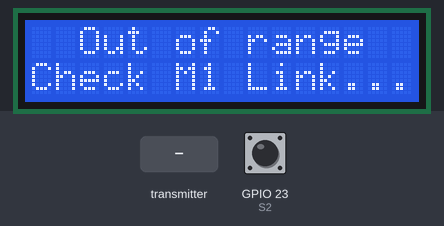
The sketch below on a simulated ESP32. Shown: 16×2 character LCD. The test bench sets the inputs (shaded band); at power-on: GPIO 23 (S2) HIGH.

Above: at 1.2 s.
1.3 s: the transmitter starts sending a = Fly_Armed
At 2.5 s:
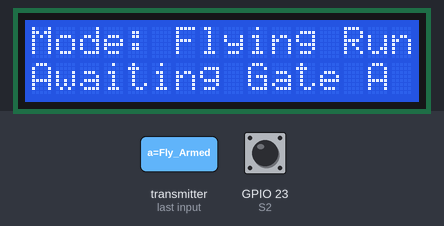
2.8 s: the transmitter starts sending a = Reset_Fly
At 3.5 s:
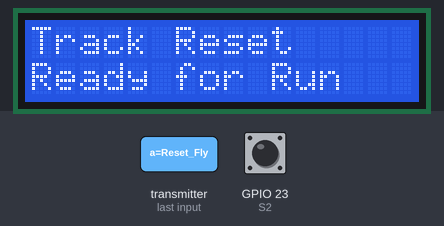
5.8 s: the transmitter starts sending a = Start_Timer
At 7.0 s:
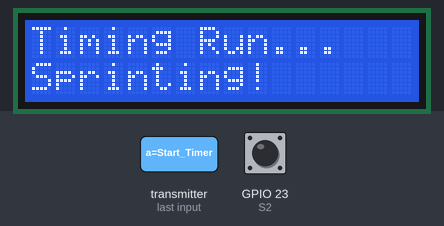
7.3 s: GPIO 23 (S2) pulled LOW for 3.2 s
12.0 s: GPIO 23 (S2) pulled LOW for 0.15 s
At 12.21 s:
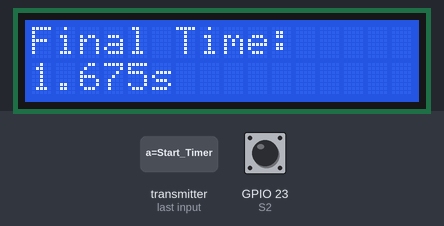
Timing chart, 0 to 14.8 s (numbered marks = the images above; inputs shaded):
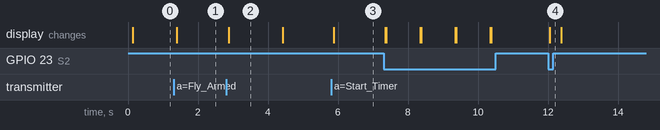

The sketch:

M3.ino
```cpp
// Created by Sonny Campbell
// Last modified 06/2026
// Module 3: Gate B (Finish Gate with LCD)

#include <SPI.h>
#include <WiFi.h>
#include <esp_now.h>
#include <LiquidCrystal_I2C.h>

#define S2 23  // IR sensor input pin (Active LOW)

LiquidCrystal_I2C lcd(0x27, 16, 2);

bool armed = false;
bool timing = false;
bool showingResult = false;
unsigned long startTime = 0;

typedef struct struct_message { char a[12]; } struct_message;
struct_message myData;

volatile bool newMsg = false;
char message[12] = {0};

unsigned long lastArmedRxMs = 0;
const unsigned long OUT_OF_RANGE_MS = 2000;
bool outOfRangeShown = false;

const unsigned long IR_DEBOUNCE_MS = 30;
const unsigned long IR_LOCKOUT_MS  = 1000;
unsigned long lastIrChangeMs = 0;
unsigned long lastIrTriggerMs = 0;
int lastIrRead = HIGH;

static void lcdShow(const char* line1, const char* line2) {
  lcd.clear();
  lcd.setCursor(0, 0); lcd.print(line1);
  if (line2) { lcd.setCursor(0, 1); lcd.print(line2); }
}

bool irTriggeredDebounced() {
  int r = digitalRead(S2);
  unsigned long now = millis();
  if (r != lastIrRead) { lastIrRead = r; lastIrChangeMs = now; }
  if ((now - lastIrChangeMs) < IR_DEBOUNCE_MS) return false;
  if (r == LOW && (now - lastIrTriggerMs) > IR_LOCKOUT_MS) {
    lastIrTriggerMs = now;
    return true;
  }
  return false;
}

#if ESP_IDF_VERSION_MAJOR >= 5
void OnDataRecv(const esp_now_recv_info_t *info, const uint8_t *incomingData, int len) {
  memcpy(&myData, incomingData, sizeof(myData));
  myData.a[sizeof(myData.a) - 1] = '\0';
  strncpy(message, myData.a, sizeof(message));
  message[sizeof(message) - 1] = '\0';
  newMsg = true;
}
#else
void OnDataRecv(const uint8_t *mac, const uint8_t *incomingData, int len) {
  memcpy(&myData, incomingData, sizeof(myData));
  myData.a[sizeof(myData.a) - 1] = '\0';
  strncpy(message, myData.a, sizeof(message));
  message[sizeof(message) - 1] = '\0';
  newMsg = true;
}
#endif

void setup() {
  Serial.begin(115200);
  WiFi.mode(WIFI_STA);
  if (esp_now_init() != ESP_OK) { while (true) delay(1000); }
  esp_now_register_recv_cb(OnDataRecv);

  lcd.init();
  lcd.backlight();
  lcdShow("Gate B Initialized", "Finish Module");

  pinMode(S2, INPUT_PULLUP);
  lastIrRead = digitalRead(S2);
  lastIrChangeMs = millis();
}

void loop() {
  unsigned long now = millis();

  if (newMsg) {
    char msgLocal[12];
    strncpy(msgLocal, message, sizeof(msgLocal));
    msgLocal[sizeof(msgLocal) - 1] = '\0';
    newMsg = false;

    // 1. Flying Run Mode Heartbeat from M1
    if (strcmp(msgLocal, "Fly_Armed") == 0) {
      lastArmedRxMs = now;
      if (!showingResult && !timing) {
        armed = true; outOfRangeShown = false;
        lcdShow("Mode: Flying Run", "Awaiting Gate A");
      }
    }
    // 2. Track Reset from M1
    else if (strcmp(msgLocal, "Reset_Fly") == 0) {
      showingResult = false; timing = false; outOfRangeShown = false;
      lcdShow("Track Reset", "Ready for Run");
    }
    // 3. Remote Trigger from Gate A (Sprinting Start)
    else if (strcmp(msgLocal, "Start_Timer") == 0) {
      if (!timing) {
        showingResult = false; outOfRangeShown = false; armed = true; timing = true;
        startTime = now;
        lcdShow("Timing Run...", "Sprinting!");
      }
    }
    // 4. Start Gun Heartbeat from M1
    else if (strcmp(msgLocal, "Armed") == 0) {
      lastArmedRxMs = now;
      if (!showingResult && !timing) {
        armed = true; outOfRangeShown = false;
        lcdShow("Mode: Start Gun", "Ready to Finish");
      }
    }
    // 5. Start Gun Fire Signal from M1
    else if (strcmp(msgLocal, "Interrupted") == 0) {
      if (showingResult) showingResult = false;
      bool inRange = (lastArmedRxMs != 0) && ((now - lastArmedRxMs) <= OUT_OF_RANGE_MS);
      if (inRange && !timing) {
        armed = true; timing = true;
        startTime = now; // Start tracking total time locally
        lcdShow("Timing Final...", "");
      }
    }
  }

  // Finish Line Sensor Tripped
  if (timing && irTriggeredDebounced()) {
    timing = false;
    armed = false;
    outOfRangeShown = false;

    unsigned long elapsedMs = now - startTime;
    float seconds = elapsedMs * 0.001f;
    char buffer[12];
    snprintf(buffer, sizeof(buffer), "%.3f", seconds);

    lcd.clear();
    lcd.setCursor(0, 0); lcd.print("Final Time: ");
    lcd.setCursor(0, 1); lcd.print(buffer); lcd.print("s");

    showingResult = true;
  }

  if (showingResult) { delay(5); return; }

  // Range Check
  bool inRange = (lastArmedRxMs != 0) && ((now - lastArmedRxMs) <= OUT_OF_RANGE_MS);
  if (!timing && !inRange) {
    armed = false;
    if (!outOfRangeShown) {
      outOfRangeShown = true;
      lcdShow("  Out of range  ", "Check M1 Link...");
    }
  }
  delay(5);
}
```

Measured:
- after the input at 1.3 s, the display: changes after 0.09 s (image 1)
- after the input at 2.8 s, the display: changes after 0.08 s (image 2)
- after the input at 5.8 s, the display: changes after 0.08 s (image 3)
- after the input at 12.0 s, the display: changes after 0.06 s (image 4)
- what the display in image 2 shows lasts 1.5 s, from 2.9 s to 4.4 s
